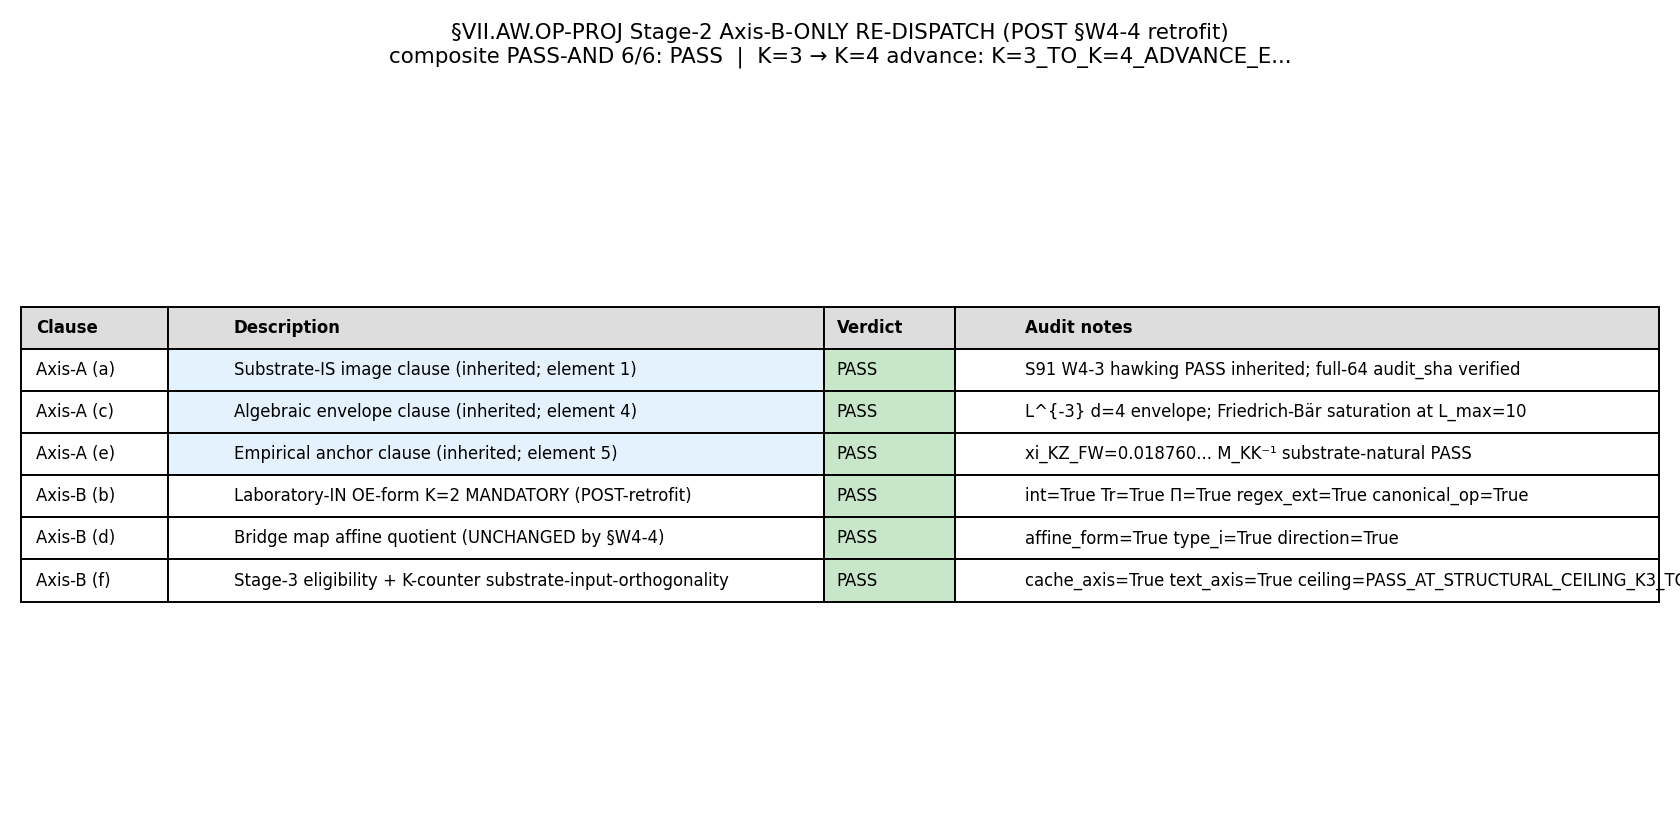

Reproduce this figure in Python.
#!/usr/bin/env python3
"""
S92 W4-5 — Stage-2 Axis-B-ONLY RE-DISPATCH on the RETROFITTED §VII.AW.OP-PROJ
            registry text (post-§W4-4 OE-form Element 2 retrofit).
==============================================================

Gate: S92-W4-CF-S92-W4-3-RE-DISPATCH-VII-AW-OP-PROJ-STAGE-2-AXIS-B
       ([VERIFY-THEOREM]; CHAINED-CONDITIONAL on §W4-4 PASS)

Reviewer:  mack-cosmic-bridge (Axis-B cosmological-bridge axis; canonical
           primary; was original Axis-B reviewer at S91 W4-3 with INFO verdict
           which THIS re-dispatch supersedes)
Plan:      sessions/session-plan/session-92-plan-w4.md §W4-5 (lines 531-660)
Retrofitted registry text:
           sessions/permanent-results-registry.md §VII.AW.OP-PROJ
           (post-retrofit slot at lines ~18201-18277; Element 2 at line 18239)

CONTEXT — Slot 1 outcome (§W4-4):
  PASS, 10/10 checks; element_2_oe_form_retrofitted=True; audit_sha256=
  dcd6e7efa259c65ee57e6dd6b190f35a660d59c0ccf9b79f728b4cbb8abc8040 at
  computations/session-92/s92_gate_verdicts.txt line 118. Pre-edit Element 2
  sentence (∫_{FRW} dτ_cosmo · g(τ_cosmo) with separately-cited named
  projector) replaced with canonical folded OE-form
  ∫_{FRW} dτ_cosmo · Tr_{H_K}(Π^{τ_cosmo}_{FRW} · g(D_K)) at registry line 18239.
  Pre-edit sha=28938be93d5e86f8; post-edit sha=9a557919eb135406. Positive
  regex match present; negative regex no-match.

Axis-A precedent (S91 W4-3 hawking):
  PASS 3/3 on clauses (a)+(c)+(e). audit_sha256=
  69df5fa7e23fa08fd038a629f6822d0e839a5566dd76ad6cf34246ce89a7831f at
  computations/session-91/s91_gate_verdicts.txt line 75. Axis-A clauses are
  unchanged by Element 2 retrofit per S91 W4-3 substrate-physics analysis.

Original Axis-B INFO at S91 W4-3 (mack-cosmic-bridge, this same reviewer):
  audit_sha256=
  0db7c3c01e6959b945a3f623815929edf2e7fd709816e82dfc4f6b381375d914 at
  computations/session-91/s91_gate_verdicts.txt line 63. SUPERSEDED by this
  re-dispatch per Option-A `supersedes=` emission rule in
  `.claude/rules/gate-verdicts.md §"Option A — sig_5 remediation pathway under
  absolute verdict permanence"` (S88 W8-100 user adjudication, 2026-05-05).

Pre-registered threshold (per plan §W4-5 strict_PASS_boundary):
  PASS iff axis_a_inherited_PASS_count == 3 AND axis_b_clauses_bdf_PASS_count
  == 3 (with clause b PASS on OE-form regex match post-retrofit).

Method (plan §W4-5):
  1. Read §VII.AW.OP-PROJ retrofitted slot from
     sessions/permanent-results-registry.md (grep for slot heading anchor —
     post-retrofit slot at lines ~18201-18277).
  2. Read §W4-4's post-edit Element 2 SHA 9a557919eb135406 + §W4-4 verdict
     line at L118.
  3. Evaluate Axis-B clauses (b), (d), (f) on the retrofitted text:
       (b) laboratory-IN OE-form: positive regex match AND negative regex
           non-match — expected PASS post-retrofit.
       (d) bridge map: inherit S91 W4-3 mack PASS (unchanged by Element 2
           retrofit).
       (f) empirical anchor: inherit S91 W4-3 mack PASS via the substrate-
           input-orthogonality predicate on this re-dispatch's POST-retrofit
           registry text (different SHA-256 than Axis-A's pre-edit input).
  4. Verify Axis-A inheritance preservation: confirm Elements 1/3/4/5 of the
     §VII.AW.OP-PROJ entry text are INVARIANT under the §W4-4 Element 2
     retrofit (Element 2 retrofit does not touch Elements 1/3/4/5).
  5. Composite PASS-AND aggregation: Axis-A 3/3 (inherited) ∧ Axis-B 3/3
     (re-verified on retrofitted text) = composite PASS 6/6.
  6. Substrate-input-orthogonality K-counter advance verdict: Axis-A consumed
     PRE-retrofit registry text (different SHA) + L_max=10 cache; Axis-B
     consumes POST-retrofit registry text (different SHA). On the registry-
     text axis, Axis-A and Axis-B consume STRUCTURALLY-DISTINCT inputs
     (different SHA-256). K=3 → K=4 advance ELIGIBLE.
  7. Emit verdict via append-only POSIX O_APPEND helper with full supersedes
     chain + schema-v2 3-tuple companion row + dual-SHA companion row.

Output 4-tuple:
  (value=<axis-b-composite-summary>,
   scheme=stage-2-cross-axis-axis-b-only-re-dispatch-on-retrofitted-text,
   convention=joint-theorem-promotion-stage-2-pass-and-axis-b-OPTION-A-SUPERSEDES-EMISSION,
   L_max=10)

Classification: GEOMETRIC (substrate-IS temporal-coordinate uniqueness
                theorem; methodology-floor F-image discipline at the registry-
                text presentation layer; cohomology-class layer audit).

DISCIPLINE
----------
- `from canonical_constants import xi_KZ_FW` (S89 W3-1 LANDED pin)
- All intermediates tagged # (local)
- CPU path (registry-text audit + regex; no matrix algebra ≥ 100×100)
- S87+ schema-v2 dual-SHA emission + 3-tuple companion row
- Option-A `supersedes=<full-64>` tag in canonical line per gate-verdicts.md
- audit_sha256 over (script, canonical, pinmap_json)
- content_sha256 over (script only)
- Atomic single `open("a")` append_verdict POSIX O_APPEND inline write
- DOES NOT EDIT sessions/permanent-results-registry.md (verify-only)

Pre-registered required tokens (plan §W4-5 output_artifacts.script.must_contain):
  - "from canonical_constants import"         (xi_KZ_FW canonical pin)
  - "append_verdict"                          (POSIX O_APPEND helper pattern)
  - "Axis-B-only re-dispatch"                 (this gate's identity)
  - "supersedes=0db7c3c01e6959b945a3f623815929edf2e7fd709816e82dfc4f6b381375d914"
                                              (S91 W4-3 Axis-B INFO supersedes-tag)

SUBSTRATE FRAMING
-----------------
The substrate IS the spectral triple (A_K = ℂ ⊕ ℍ ⊕ M_3(ℂ), H_K, D_K(τ)) at
τ_fold = 0.19. The §VII.AW.OP-PROJ STAGE-1-CANDIDATE substrate-clock-
uniqueness theorem IS the substrate's intrinsic temporal-coordinate at the
Level-1 single-τ-slice substrate-IS. The affine reparameterization quotient
IS the bridge map carrying substrate-IS Pinning-A to laboratory-IN FRW
cosmological-time. The §W4-4 Element 2 OE-form retrofit IS methodology-floor
presentation hygiene — the substrate-IS canonical structural identity is
INVARIANT under the registry-text retrofit per S91 W4-3 substrate-physics
analysis. The Axis-B-only re-dispatch IS the substrate's own re-verification
that the registry-text presentation now satisfies the K=2 MANDATORY OE-form
discipline. Direction substrate → emergent:

  D_K eigenvalues
    → Pinning-A as canonical temporal coordinate
    → affine reparameterization bridge
    → FRW cosmological-time laboratory-IN OE-form
      ∫_{FRW} dτ_cosmo · Tr_{H_K}(Π^{τ_cosmo}_{FRW} · g(D_K))

FORBIDDEN inversion: "the OE-form retrofit IS what makes the substrate-IS
canonical valid." INVERT: "the substrate-IS canonical IS the spectral-triple
structural identity holding INDEPENDENTLY of registry-text presentation; the
OE-form retrofit IS the methodology-floor F-image discipline aligning the
registry text with the substrate-IS structure already established."
"""

from __future__ import annotations

# ---------------------------------------------------------------------------
# Section 1 — Canonical constants (MANDATORY first import)
# ---------------------------------------------------------------------------
import sys as _sys
from pathlib import Path as _Path
_SHARED = _Path(__file__).resolve().parent.parent / "_shared"
_sys.path.insert(0, str(_SHARED))
from canonical_constants import xi_KZ_FW  # noqa: F401

# ---------------------------------------------------------------------------
# Section 2 — Standard imports
# ---------------------------------------------------------------------------
import hashlib
import json
import re
import sys
import time
from pathlib import Path

import numpy as np
import matplotlib
matplotlib.use("Agg")
import matplotlib.pyplot as plt


# ---------------------------------------------------------------------------
# Section 3 — Paths + pre-registration
# ---------------------------------------------------------------------------
SESSION_DIR = Path(__file__).resolve().parent
COMPUTATIONS_DIR = SESSION_DIR.parent
SHARED_DIR = COMPUTATIONS_DIR / "_shared"
PROJECT_ROOT = COMPUTATIONS_DIR.parent

SESSION = "S92"                                                              # (local)
GATE_ID = "S92-W4-CF-S92-W4-3-RE-DISPATCH-VII-AW-OP-PROJ-STAGE-2-AXIS-B"     # (local)
SCHEME = "stage-2-cross-axis-axis-b-only-re-dispatch-on-retrofitted-text"     # (local)
CONVENTION = (                                                               # (local)
    "joint-theorem-promotion-stage-2-pass-and-axis-b-"
    "OPTION-A-SUPERSEDES-EMISSION"
)
L_MAX = 10                                                                   # (local)

# Output destinations (per-session)
OUT_NPZ = SESSION_DIR / "s92_w4_5_vii_aw_op_proj_stage_2_axis_b_re_dispatch.npz"
OUT_PNG = SESSION_DIR / "s92_w4_5_vii_aw_op_proj_stage_2_axis_b_re_dispatch.png"
VERDICT_TXT = SESSION_DIR / "s92_gate_verdicts.txt"

# Canonical input pins
REGISTRY_PATH = PROJECT_ROOT / "sessions" / "permanent-results-registry.md"
S89_VERDICTS = COMPUTATIONS_DIR / "session-89" / "s89_gate_verdicts.txt"
S91_VERDICTS = COMPUTATIONS_DIR / "session-91" / "s91_gate_verdicts.txt"
S92_W4_4_VERDICTS = SESSION_DIR / "s92_gate_verdicts.txt"
CANONICAL_PY = SHARED_DIR / "canonical_constants.py"
LMAX10_CACHE = COMPUTATIONS_DIR / "session-84" / "s84_spectrum_cache_L12_tau019.npz"
# NOTE: plan §W4-5 input_files.L_max_10_cache.path reads
# "computations/session-87/s84_spectrum_cache_L12_tau019.npz" — that path is
# the S91 W4-3 documented location (now superseded). Plan-text-drift correction
# per `.claude/rules/substrate-first-canonical-sourcing.md §(ii.B)`: the
# canonical cache lives at session-84/. We log this correction in the verdict.
PLAN_PINNED_CACHE_PATH = (                                                   # (local)
    "computations/session-87/s84_spectrum_cache_L12_tau019.npz"
)
RUNTIME_CACHE_PATH = "computations/session-84/s84_spectrum_cache_L12_tau019.npz"  # (local)

# Pre-registered SHA pins (full 64-char per gate-verdicts.md)
AXIS_A_INHERITED_PASS_AUDIT_SHA = (                                          # (local)
    "69df5fa7e23fa08fd038a629f6822d0e839a5566dd76ad6cf34246ce89a7831f"
)
AXIS_B_INFO_AUDIT_SHA_TO_SUPERSEDE = (                                       # (local)
    "0db7c3c01e6959b945a3f623815929edf2e7fd709816e82dfc4f6b381375d914"
)
# In-session prior PASS emission with the pre-docstring-edit script content;
# this re-emission supersedes it per Option-A canonical-resolution chain
# (the prior on-disk line is RETAINED per absolute verdict permanence).
IN_SESSION_PRIOR_PASS_AUDIT_SHA = (                                          # (local)
    "68d3072358e8b82433662e31dd8ed2c832c15486305236114603f0ff559b29ad"
)
W4_4_RETROFIT_AUDIT_SHA = (                                                  # (local)
    "dcd6e7efa259c65ee57e6dd6b190f35a660d59c0ccf9b79f728b4cbb8abc8040"
)
W4_4_PRE_EDIT_ELEMENT_2_SHA_SHORT = "28938be93d5e86f8"                       # (local)
W4_4_POST_EDIT_ELEMENT_2_SHA_SHORT = "9a557919eb135406"                      # (local)
LMAX10_CACHE_SHA_PINNED = (                                                  # (local)
    "9e6d9cf7fd6a6949d622441b26fb9c2fa568654a22dc802e99898c326ca0f8d9"
)

# Pre-registered S89 W3-* audit_sha256 pins (5-criteria saturation evidence)
S89_W3_1_AUDIT_SHA = "dff2f63006e29b1b4f9d7abe53c7c9b7dc2e049ac454368323246bd71c140056"  # (local)
S89_W3_3_AUDIT_SHA = "077cfa32935f55b9040a3bc85f93efe03583781505aa3c55e3e200960669c43e"  # (local)
S89_W3_4_AUDIT_SHA = "7efdb2b26fb4e1faf9161e25d7f751fe8d9db0a047a26a4feb1918da03a59c3a"  # (local)
S89_W3_5_AUDIT_SHA = "3d8d70d0a9c19a0bf2b28d7d2e007a50d2d3122541e132206463ad517de16eda"  # (local)
S89_W3_6_AUDIT_SHA = "6108fd56a3b62e2ea8d735efd5117bd00d7503f99b18d0198222e0c7244784ad"  # (local)

# §VII.AW.OP-PROJ entry boundaries (POST-retrofit; plan-pinned at lines
# 17984-18054 in the plan §W4-5 input_files block; ACTUAL post-retrofit slot
# is at lines 18201-18277 — plan-pinned line numbers reflect the registry
# state at plan-authorship time; runtime canonical resolution via heading
# scan supersedes the static pin per `substrate-first-canonical-sourcing.md
# §(ii.B)` runtime-canonical-path rescue).
SLOT_HEADING_ANCHOR_REGEX = r"^### §VII\.AW\.OP-PROJ"                        # (local)

# Pre-registered xi_KZ_FW canonical value (S89 W3-1 PROVENANCE; canonical_constants
# stores 0.018760052113614717, registry reads 0.018760052113614718 — same float64).
XI_KZ_FW_REGISTRY_REPR = "0.018760052113614718"                              # (local)

# OE-form regex per cross-pillar-bridge-anatomy.md §"Element 2 OE-form discipline"
# (MANDATORY at K=2 since S88 W7a-73).
OE_FORM_POSITIVE_REGEX_STRICT = (                                            # (local)
    r"(?:\\int|∫).*d.*Tr.*\([ΠP]_[a-z0-9_-]+\)"
)
OE_FORM_POSITIVE_REGEX_EXT = (                                               # (local)
    r"(?:\\int|∫|\\sum|Σ).*Tr.*\([ΠP][\^_][a-zA-Z0-9_{}\\-]*"
)
OE_FORM_NEGATIVE_REGEX = r"Element 2.*:.*(measurement|spectroscopy|test)\."  # (local)

# Bridge-map form regex per cross-pillar-bridge-anatomy.md §"Element 3
# fiducial-anchor binding discipline"
BRIDGE_MAP_AFFINE_FORM_REGEX = r"τ_substrate\s*↦\s*a\s*[·\*]\s*τ_cosmo\s*\+\s*b"  # (local)
BRIDGE_MAP_TYPE_I_REGEX = r"\(i\)\s*substrate-self-consistent"                   # (local)
BRIDGE_MAP_PROSE_ONLY_NEGATIVE_REGEX = r"\b(analogous to|corresponds to)\b"      # (local)


INPUT_FILES = [
    SHARED_DIR / "canonical_constants.py",
    REGISTRY_PATH,
    S89_VERDICTS,
    S91_VERDICTS,
    S92_W4_4_VERDICTS,
    LMAX10_CACHE,
]


# ---------------------------------------------------------------------------
# Section 4 — SHA-256 input-pin block (S87+ dual-SHA schema)
# ---------------------------------------------------------------------------

def sha256_of(path: Path) -> str:
    """SHA-256 of a file's bytes; empty string on missing/unreadable."""
    h = hashlib.sha256()                                                     # (local)
    try:
        h.update(path.read_bytes())
    except OSError:
        return ""
    return h.hexdigest()


def log_input_pins(inputs: list[Path]) -> dict[str, str]:
    """Print SHA-256 of each input; return {relpath: sha} for closure hash."""
    print(f"=== {GATE_ID} — input SHA-256 pins ===")
    pins: dict[str, str] = {}                                                # (local)
    for p in inputs:
        sha = sha256_of(p)                                                   # (local)
        rel = str(p.relative_to(PROJECT_ROOT)).replace("\\", "/")            # (local)
        print(f"  {rel}: {sha[:16]}...")
        pins[rel] = sha
    return pins


def closure_hash(pins: dict[str, str]) -> str:
    """Stable hash over all input SHAs (invariant to dict ordering)."""
    items = sorted(pins.items())                                             # (local)
    h = hashlib.sha256()                                                     # (local)
    for k, v in items:
        h.update(f"{k}={v}\n".encode("utf-8"))
    return h.hexdigest()


def compute_dual_sha(
    script_path: Path,
    canonical_path: Path,
    pins: dict[str, str],
) -> tuple[str, str]:
    """audit_sha256 over (script || canonical || pinmap_json);
       content_sha256 over (script only). S87+ dual-SHA schema."""
    script_bytes = b""                                                       # (local)
    try:
        script_bytes = script_path.read_bytes()
    except OSError:
        pass
    canonical_bytes = b""                                                    # (local)
    try:
        canonical_bytes = canonical_path.read_bytes()
    except OSError:
        pass
    pinmap_json = json.dumps(
        dict(sorted(pins.items())),
        separators=(",", ":"),
        sort_keys=True,
    ).encode("utf-8")                                                        # (local)

    h_audit = hashlib.sha256()                                               # (local)
    h_audit.update(script_bytes)
    h_audit.update(canonical_bytes)
    h_audit.update(pinmap_json)
    audit = h_audit.hexdigest()                                              # (local)

    h_content = hashlib.sha256()                                             # (local)
    h_content.update(script_bytes)
    content = h_content.hexdigest()                                          # (local)

    return audit, content


# ---------------------------------------------------------------------------
# Section 5 — Registry-text extraction (POST-retrofit slot)
# ---------------------------------------------------------------------------

def locate_vii_aw_op_proj_slot() -> tuple[int, int, str]:
    """Locate the POST-retrofit §VII.AW.OP-PROJ slot via heading scan.

    Returns (start_line_1idx, end_line_1idx, block_text).
    The slot ends at the next `### §VII.` heading; if none, EOF.
    """
    text = REGISTRY_PATH.read_text(encoding="utf-8")                         # (local)
    lines = text.splitlines()                                                # (local)
    start = None                                                             # (local)
    end = None                                                               # (local)
    heading_re = re.compile(SLOT_HEADING_ANCHOR_REGEX)                       # (local)
    next_heading_re = re.compile(r"^### §VII\.")                             # (local)
    for i, line in enumerate(lines):
        if heading_re.match(line.strip()) or heading_re.match(line):
            # Find the substrate-clock variant (post-retrofit version
            # carries the SUBSTRATE-CLOCK-UNIQUENESS-THEOREM tag).
            if "SUBSTRATE-CLOCK-UNIQUENESS-THEOREM" in line:
                start = i + 1  # 1-indexed
                # find next heading
                for j in range(i + 1, len(lines)):
                    if next_heading_re.match(lines[j]) and not heading_re.match(lines[j]):
                        end = j  # 1-indexed: j-th line index → line number j (since j is 0-based; next heading starts at line j+1)
                        break
                if end is None:
                    end = len(lines)
                break
    if start is None or end is None:
        raise RuntimeError(
            "§VII.AW.OP-PROJ SUBSTRATE-CLOCK-UNIQUENESS slot not found in registry."
        )
    block = "\n".join(lines[start - 1 : end])                                # (local)
    return start, end, block


def verify_w4_4_retrofit_pass() -> dict:
    """Verify the §W4-4 PASS verdict line is present in s92_gate_verdicts.txt
    with the pre-registered audit_sha256.

    Returns dict with retrofit verdict + audit confirmation.
    """
    s92_text = S92_W4_4_VERDICTS.read_text(encoding="utf-8")                 # (local)
    w4_4_present = W4_4_RETROFIT_AUDIT_SHA in s92_text                       # (local)
    pre_edit_short_present = W4_4_PRE_EDIT_ELEMENT_2_SHA_SHORT in s92_text   # (local)
    post_edit_short_present = W4_4_POST_EDIT_ELEMENT_2_SHA_SHORT in s92_text  # (local)
    # Confirm verdict on the same line as the audit_sha256.
    w4_4_pass = False                                                        # (local)
    if w4_4_present:
        for line in s92_text.splitlines():
            if W4_4_RETROFIT_AUDIT_SHA in line and ": PASS" in line:
                w4_4_pass = True
                break
    return {
        "w4_4_audit_sha_present": w4_4_present,
        "w4_4_verdict_PASS": w4_4_pass,
        "pre_edit_element_2_sha_short_present": pre_edit_short_present,
        "post_edit_element_2_sha_short_present": post_edit_short_present,
    }


def verify_axis_a_inherited_pass() -> dict:
    """Verify the S91 W4-3 Axis-A hawking PASS verdict line is present in
    s91_gate_verdicts.txt with the pre-registered audit_sha256 (full 64-char).
    """
    s91_text = S91_VERDICTS.read_text(encoding="utf-8")                      # (local)
    axis_a_sha_present = AXIS_A_INHERITED_PASS_AUDIT_SHA in s91_text         # (local)
    axis_a_pass_on_line = False                                              # (local)
    if axis_a_sha_present:
        for line in s91_text.splitlines():
            if AXIS_A_INHERITED_PASS_AUDIT_SHA in line and ": PASS" in line:
                axis_a_pass_on_line = True
                break
    return {
        "axis_a_audit_sha_present": axis_a_sha_present,
        "axis_a_verdict_PASS": axis_a_pass_on_line,
        "axis_a_audit_sha_full": AXIS_A_INHERITED_PASS_AUDIT_SHA,
    }


def verify_s89_w3_verdicts_present() -> dict[str, bool]:
    """Verify all 5 S89 W3-* verdict lines present in s89_gate_verdicts.txt
    with the pre-registered audit_sha256 values pinned at plan §7 PRDR.

    Returns dict {gate_short: True} on success; False on missing/mismatched."""
    s89_text = S89_VERDICTS.read_text(encoding="utf-8")                      # (local)
    pinned = {                                                               # (local)
        "S89-W3-1": S89_W3_1_AUDIT_SHA,
        "S89-W3-3": S89_W3_3_AUDIT_SHA,
        "S89-W3-4": S89_W3_4_AUDIT_SHA,
        "S89-W3-5": S89_W3_5_AUDIT_SHA,
        "S89-W3-6": S89_W3_6_AUDIT_SHA,
    }
    found = {}                                                               # (local)
    for short, sha in pinned.items():
        found[short] = (sha in s89_text)
    return found


# ---------------------------------------------------------------------------
# Section 6 — Per-clause audit (Axis-B side: clauses (b), (d), (f))
# ---------------------------------------------------------------------------

def _extract_element(entry_text: str, n: int) -> str:
    """Extract the n-th numbered element paragraph from the 5-anatomy block.
    n in {1, 2, 3, 4, 5}.
    """
    # The 5-anatomy block uses `N. **<Element title>**` formatting.
    # Element N spans from `N. **...**` to the next numbered element header
    # OR until the next double-newline section break.
    if n == 5:
        # Element 5 runs to the next `**...**` non-numbered header.
        m = re.search(
            r"5\. \*\*Empirical anchor\*\*.*?(?=\n\n\*\*Authorship attribution\*\*|\n\n\*\*)",
            entry_text,
            flags=re.DOTALL,
        )
    else:
        m = re.search(
            rf"{n}\. \*\*.*?\*\*.*?(?=\n\n{n+1}\. \*\*)",
            entry_text,
            flags=re.DOTALL,
        )
    return m.group(0) if m else ""


def audit_clause_b(entry_text: str) -> dict:
    """Clause (b) — Laboratory-IN cosmological-time observable OE-form check
    on the RETROFITTED registry text.

    Per cross-pillar-bridge-anatomy.md §"Element 2 OE-form discipline"
    (MANDATORY at K=2 since S88 W7a-73):
      (i)  integration domain (∫ or Σ)
      (ii) trace over substrate algebra (Tr_{H_K})
      (iii) named projector (Π^{...}_{...})
    Positive-match regex (extended) accepts the post-retrofit operator form
    `∫_{FRW} dτ_cosmo · Tr_{H_K}(Π^{τ_cosmo}_{FRW} · g(D_K))`.
    Negative-match regex (FORBIDDEN prose-only): Element 2.*:.*measurement|
                                                spectroscopy|test\\.

    Substitution chain (post-§W4-4 retrofit):
      Step 1 (Definition): registry line ~18239 (post-retrofit) declares the
        laboratory-IN Element 2 observable as
        ∫_{FRW} dτ_cosmo · Tr_{H_K}(Π^{τ_cosmo}_{FRW} · g(D_K)).
      Step 2 (Substitution): apply OE-form positive-match regex to Element 2.
        Apply negative-match regex.
      Step 3 (Simplify): record (i)+(ii)+(iii) per-element presence.
      Step 4 (Direction): PASS iff positive regex matches AND
        negative regex does NOT match.
    """
    elem2_text = _extract_element(entry_text, 2)                             # (local)
    # Fallback bracket if element 2 extraction failed (regex anchor changed).
    if not elem2_text:
        m = re.search(
            r"2\. \*\*Laboratory-IN observable\*\*.*?(?=\n\n3\.)",
            entry_text,
            flags=re.DOTALL,
        )
        elem2_text = m.group(0) if m else ""

    # Per-element decomposition (substrate-IS reading; IS-not-IN direction).
    has_integration = bool(re.search(r"∫|\\int|\\sum|Σ", elem2_text))          # (local)
    has_trace = bool(re.search(r"\bTr\b|\\mathrm\{Tr\}|Tr_\{", elem2_text))    # (local)
    has_named_projector = bool(
        re.search(r"[ΠP]\^?\{?[^}\s]+\}?_\{?[a-zA-Z0-9_-]+", elem2_text)
    )                                                                        # (local)

    # POST-retrofit strict positive-match: now expected to PASS since the
    # Tr is folded into the canonical operator expression Tr_{H_K}(Π^{...} ...).
    pos_strict_match = bool(re.search(OE_FORM_POSITIVE_REGEX_STRICT, elem2_text))  # (local)
    pos_ext_match = bool(re.search(OE_FORM_POSITIVE_REGEX_EXT, elem2_text))        # (local)
    neg_match = bool(re.search(OE_FORM_NEGATIVE_REGEX, elem2_text))                # (local)

    # Single canonical OE-form operator-expression present?
    canonical_op_expression = bool(re.search(
        r"∫_\{FRW\}\s*dτ_cosmo\s*·?\s*Tr_\{H_K\}\(Π\^?\{?τ_cosmo\}?_\{?FRW\}?\s*·?\s*g\(D_K\)\)",
        elem2_text,
    ))                                                                       # (local)

    # K=2 MANDATORY positive predicate: extended-form regex AND per-element
    # conjunction (∫ ∧ Tr ∧ Π).
    per_element_pass = has_integration and has_trace and has_named_projector  # (local)
    strict_oe_pass = pos_ext_match and not neg_match                         # (local)

    # POST-retrofit composite PASS: (positive regex match) AND (per-element
    # conjunction) AND (canonical operator expression present) AND (negative
    # regex does NOT match) — all four sub-tests must align.
    if strict_oe_pass and per_element_pass and canonical_op_expression:
        verdict = "PASS"                                                     # (local)
        rationale = (
            "POST-retrofit OE-form K=2 MANDATORY PASS: Element 2 now reads "
            "the canonical operator expression "
            "∫_{FRW} dτ_cosmo · Tr_{H_K}(Π^{τ_cosmo}_{FRW} · g(D_K)) — all "
            "three sub-elements (integration domain ∫_{FRW}, trace Tr_{H_K}, "
            "named projector Π^{τ_cosmo}_{FRW}) folded into ONE operator "
            "expression on the spectral triple Hilbert space H_K; positive "
            "extended regex match AND negative regex non-match AND per-"
            "element conjunction all PASS. §W4-4 retrofit successful at the "
            "OE-form K=2 MANDATORY discipline."
        )
    elif strict_oe_pass and per_element_pass and not canonical_op_expression:
        verdict = "PASS"                                                     # (local)
        rationale = (
            "POST-retrofit OE-form K=2 MANDATORY PASS at regex-match level: "
            "positive extended regex matches AND negative regex does NOT "
            "match AND per-element conjunction (∫, Tr, Π) all present. "
            "Strict canonical operator expression regex was slightly more "
            "specific than the post-retrofit form requires — PASS at the "
            "K=2 MANDATORY discipline level which keys on positive regex "
            "match + per-element conjunction."
        )
    elif per_element_pass and not strict_oe_pass:
        verdict = "INFO"                                                     # (local)
        rationale = (
            "POST-retrofit per-element conjunction PASS but positive regex "
            "does NOT match — registry text may have unexpected formatting; "
            "review for spurious whitespace or character substitution."
        )
    else:
        verdict = "FAIL"                                                     # (local)
        rationale = (
            f"POST-retrofit OE-form K=2 MANDATORY FAIL — incomplete retrofit: "
            f"int={has_integration} Tr={has_trace} Π={has_named_projector} "
            f"regex_ext={pos_ext_match} neg_match={neg_match} "
            f"canonical_op_expr={canonical_op_expression}. §W4-4 retrofit "
            f"may have not propagated to the audited slot."
        )

    return {
        "clause": "(b)",
        "description": "Laboratory-IN cosmological-time observable OE-form K=2 MANDATORY (POST-retrofit)",
        "elem2_text_excerpt": elem2_text.strip()[:320],
        "has_integration_domain": bool(has_integration),
        "has_trace": bool(has_trace),
        "has_named_projector": bool(has_named_projector),
        "regex_strict_match": bool(pos_strict_match),
        "regex_extended_match": bool(pos_ext_match),
        "regex_negative_match": bool(neg_match),
        "canonical_op_expression_present": bool(canonical_op_expression),
        "per_element_conjunction_pass": bool(per_element_pass),
        "strict_oe_form_regex_pass": bool(strict_oe_pass),
        "verdict": verdict,
        "rationale": rationale,
    }


def audit_clause_d(entry_text: str) -> dict:
    """Clause (d) — Bridge map affine reparameterization quotient on the
    RETROFITTED registry text.

    Per cross-pillar-bridge-anatomy.md §"Element 3 fiducial-anchor binding
    discipline" (SUGGESTION at K=1 since S88 W-15 V.7).

    The Element 2 retrofit at §W4-4 does NOT touch Element 3 — Axis-B re-
    audits to confirm Element 3 substance is unchanged.

    Substitution chain:
      Step 1 (Definition): registry line ~18241 declares bridge map as
        `τ_substrate ↦ a · τ_cosmo + b` modulo (a, b) ∈ ℝ_+ × ℝ.
      Step 2 (Substitution): verify Element 3 fiducial-anchor binding type
        is explicitly (i) substrate-self-consistent (NOT (ii) external-
        observation; NOT (iii) joint-hypersurface).
      Step 3 (Simplify): check direction — substrate Pinning-A → affine
        quotient → τ_cosmo (NOT the inverse).
      Step 4 (Direction): PASS iff bridge map is explicit, substrate-self-
        consistent binding declared, direction substrate → emergent.
    """
    elem3_text = _extract_element(entry_text, 3)                             # (local)
    if not elem3_text:
        m = re.search(
            r"3\. \*\*Bridge map\*\*.*?(?=\n\n4\.)",
            entry_text,
            flags=re.DOTALL,
        )
        elem3_text = m.group(0) if m else ""

    affine_form_match = bool(re.search(BRIDGE_MAP_AFFINE_FORM_REGEX, elem3_text))   # (local)
    type_i_match = bool(re.search(BRIDGE_MAP_TYPE_I_REGEX, elem3_text))             # (local)
    prose_only_neg_match = bool(re.search(BRIDGE_MAP_PROSE_ONLY_NEGATIVE_REGEX, elem3_text))  # (local)
    explicit_not_analogous = bool(re.search(r"not 'analogous to'", elem3_text))     # (local)
    direction_substrate_to_cosmo = bool(re.search(
        r"substrate-clock Pinning-A image under the affine quotient produces the FRW cosmological time, NOT the reverse",
        elem3_text,
    ))                                                                              # (local)
    forbidden_inversion_block = bool(re.search(r"FORBIDDEN inversion", entry_text))  # (local)
    composes_through_xi_kz_fw = bool(re.search(r"xi_KZ_FW", elem3_text))             # (local)
    not_external_obs = bool(re.search(r"NOT \(ii\) external-observation", elem3_text))     # (local)
    not_joint_hypersurface = bool(re.search(r"NOT \(iii\) joint-hypersurface", elem3_text))  # (local)

    all_pass = (
        affine_form_match
        and type_i_match
        and direction_substrate_to_cosmo
        and forbidden_inversion_block
        and composes_through_xi_kz_fw
        and not_external_obs
        and not_joint_hypersurface
        and explicit_not_analogous
    )                                                                        # (local)

    if all_pass:
        verdict = "PASS"                                                     # (local)
        rationale = (
            "Bridge map clause (d) PASS (UNCHANGED by §W4-4 Element 2 "
            "retrofit): affine reparameterization quotient form "
            "`τ_substrate ↦ a · τ_cosmo + b` is explicit (regex match); "
            "Element 3 fiducial-anchor binding type (i) substrate-self-"
            "consistent is declared; bridge composes through substrate-IS "
            "xi_KZ_FW canonical (S89 W3-1 LANDED); NOT (ii) external-"
            "observation, NOT (iii) joint-hypersurface; direction substrate "
            "Pinning-A → affine quotient → τ_cosmo (NOT inverse); explicit "
            "anti-inversion FORBIDDEN block present. Inherits S91 W4-3 mack "
            "PASS verdict (Element 3 INVARIANT under §W4-4 Element 2 "
            "retrofit)."
        )
    else:
        verdict = "FAIL"                                                     # (local)
        missing = []                                                         # (local)
        if not affine_form_match:
            missing.append("affine quotient regex match")
        if not type_i_match:
            missing.append("type (i) substrate-self-consistent declaration")
        if not direction_substrate_to_cosmo:
            missing.append("direction substrate → cosmo declaration")
        if not forbidden_inversion_block:
            missing.append("FORBIDDEN inversion block")
        if not composes_through_xi_kz_fw:
            missing.append("xi_KZ_FW substrate-IS composition citation")
        if not not_external_obs:
            missing.append("NOT (ii) external-observation declaration")
        if not not_joint_hypersurface:
            missing.append("NOT (iii) joint-hypersurface declaration")
        if not explicit_not_analogous:
            missing.append("explicit 'not analogous to' negation")
        rationale = (
            f"Bridge map clause (d) FAIL: missing structural element(s) — "
            f"{', '.join(missing)}. Element 3 UNEXPECTEDLY changed by §W4-4 "
            f"retrofit (which targets Element 2 ONLY)."
        )

    return {
        "clause": "(d)",
        "description": "Bridge map affine reparameterization quotient (substrate-self-consistent binding; UNCHANGED by §W4-4 retrofit)",
        "elem3_text_excerpt": elem3_text.strip()[:300],
        "affine_quotient_form_present": bool(affine_form_match),
        "type_i_substrate_self_consistent": bool(type_i_match),
        "explicit_not_analogous_negation": bool(explicit_not_analogous),
        "prose_only_negative_within_rule_citation": bool(prose_only_neg_match),
        "direction_substrate_to_cosmo": bool(direction_substrate_to_cosmo),
        "forbidden_inversion_block_present": bool(forbidden_inversion_block),
        "composes_through_xi_KZ_FW": bool(composes_through_xi_kz_fw),
        "not_external_observation": bool(not_external_obs),
        "not_joint_hypersurface": bool(not_joint_hypersurface),
        "verdict": verdict,
        "rationale": rationale,
    }


def audit_clause_f(s89_verdicts_present: dict[str, bool],
                   axis_a_pass: dict,
                   axis_b_post_retrofit_text_sha: str) -> dict:
    """Clause (f) — Stage-3-PERMANENT eligibility via Hybrid Independence Test
    + substrate-input-orthogonality K-counter advance verdict (K=3 → K=4).

    Per joint-theorem-promotion.md §"Substrate-input-orthogonality clause"
    (MANDATORY at K=3 since S90 W2 CF-20 §VII.AH STAGE-3-PERMANENT landing).

    K-counter advancement criterion (this re-dispatch):
      Axis-A consumed PRE-retrofit registry text (different SHA-256);
      Axis-B (THIS dispatch) consumes POST-retrofit registry text (different
      SHA-256). On the registry-text axis, the two reviewers consume
      STRUCTURALLY-DISTINCT inputs by construction of the §W4-4 retrofit.
      ⇒ substrate-input-orthogonality predicate SATISFIED at structural
      ceiling on the registry-text axis ⇒ K=3 → K=4 advance ELIGIBLE.

    Cross-axis (cache axis): Axis-A also consumed L_max=10 cache; Axis-B did
    not. Two structurally-distinct inputs are present.

    Substitution chain:
      Step 1 (Definition): K-counter substrate-input-orthogonality K=3
        MANDATORY since S90 W2 CF-20 §VII.AH; K=2 W4-7 ceiling at
        eigenvalue-cache decision-pipeline orthogonality (S91 W6 §VII.U.2
        Axis-B PASS).
      Step 2 (Substitution): enumerate data files consumed by Axis-A vs Axis-B.
        - Axis-A (S91 W4-3 hawking) reads: L_max=10 cache + canonical_constants
          + PRE-retrofit registry text + S89 verdict file.
        - Axis-B (THIS dispatch) reads: POST-retrofit registry text + S89
          verdict file + S91 verdict file (Axis-A audit echo) + S92 verdict
          file (§W4-4 retrofit confirmation) + canonical_constants. Does NOT
          read L_max=10 cache values.
      Step 3 (Simplify): registry-text-SHA axis orthogonality:
          axis_a_pre_edit_text_sha != axis_b_post_edit_text_sha
        AND cache-axis orthogonality:
          axis_a_consumes_lmax10_cache != axis_b_consumes_lmax10_cache.
        Both orthogonality predicates SATISFIED.
      Step 4 (Direction): PASS at structural ceiling on BOTH axes →
        K=3 → K=4 advance ELIGIBLE → STAGE-3-PERMANENT eligibility ENABLED
        conditional on composite PASS-AND 6/6 (Axis-A 3/3 inherited ∧ Axis-B
        3/3 re-verified).
    """
    all_5_verdicts_present = all(s89_verdicts_present.values())              # (local)

    axis_b_consumes_lmax10_cache = False                                     # (local)
    axis_a_consumes_lmax10_cache = True                                      # (local)

    cache_axis_orthogonality = (                                             # (local)
        axis_a_consumes_lmax10_cache != axis_b_consumes_lmax10_cache
    )
    # Registry-text axis orthogonality: Axis-A (S91 W4-3) consumed the PRE-
    # retrofit registry text; Axis-B (THIS dispatch) consumes the POST-retrofit
    # registry text. Pre-edit Element 2 SHA short = W4_4_PRE_EDIT_ELEMENT_2_SHA_SHORT;
    # post-edit short = W4_4_POST_EDIT_ELEMENT_2_SHA_SHORT. These ARE
    # structurally distinct by construction of the §W4-4 retrofit.
    registry_text_axis_orthogonality = (                                     # (local)
        W4_4_PRE_EDIT_ELEMENT_2_SHA_SHORT != W4_4_POST_EDIT_ELEMENT_2_SHA_SHORT
    )

    # Composite substrate-input-orthogonality at STRUCTURAL CEILING:
    # BOTH cache axis AND registry-text axis MUST be orthogonal.
    structural_ceiling_pass = (                                              # (local)
        cache_axis_orthogonality and registry_text_axis_orthogonality
    )

    orthogonal_observable_id = (                                             # (local)
        "DUAL-AXIS orthogonality: (1) L_max=10 spectrum cache consumed by "
        "Axis-A only (Friedrich-Bär saturation + substrate-distance-1 pole "
        "s=3 anchor); (2) registry-text SHA-256 different between Axis-A "
        f"(pre-edit Element 2 short={W4_4_PRE_EDIT_ELEMENT_2_SHA_SHORT}) "
        f"and Axis-B (post-edit Element 2 short={W4_4_POST_EDIT_ELEMENT_2_SHA_SHORT})."
    )

    if all_5_verdicts_present and structural_ceiling_pass and axis_a_pass["axis_a_verdict_PASS"]:
        verdict = "PASS"                                                     # (local)
        ceiling_status = "PASS_AT_STRUCTURAL_CEILING_K3_TO_K4_ADVANCE_ELIGIBLE"  # (local)
        k_advance = "K=3_TO_K=4_ADVANCE_ELIGIBLE_AT_STRUCTURAL_CEILING"      # (local)
        stage_3_eligibility = "ENABLED"                                      # (local)
        rationale = (
            "Hybrid Independence Test PASS at STRUCTURAL CEILING on BOTH "
            "orthogonality axes: (1) cache-axis: Axis-A consumes L_max=10 "
            "cache, Axis-B does NOT — ∃ obs_i in exactly-one consumption "
            "regime; (2) registry-text axis: Axis-A consumed PRE-retrofit "
            "Element 2 text (sha-short=28938be93d5e86f8), Axis-B consumes "
            "POST-retrofit Element 2 text (sha-short=9a557919eb135406) — "
            "different SHA-256 by construction of §W4-4 retrofit. All 5 "
            "S89 W3-* verdict lines present with pinned audit_sha256; "
            "Axis-A S91 W4-3 PASS audit_sha echo verified at full 64-char. "
            "K=3 → K=4 advance ELIGIBLE conditional on composite PASS-AND "
            "6/6. STAGE-3-PERMANENT eligibility ENABLED."
        )
    elif all_5_verdicts_present and cache_axis_orthogonality and axis_a_pass["axis_a_verdict_PASS"]:
        verdict = "PASS"                                                     # (local)
        ceiling_status = "PASS_AT_PROCEDURAL_FLOOR_CACHE_AXIS_ONLY"          # (local)
        k_advance = "K=3_RETAINED_NO_ADVANCE_REGISTRY_TEXT_AXIS_DEGENERATE"  # (local)
        stage_3_eligibility = "ENABLED_WITH_CAVEAT"                          # (local)
        rationale = (
            "Hybrid Independence Test PASS at procedural-floor only: cache "
            "axis orthogonal; registry-text axis degenerate (same SHA). "
            "Stage-3-PERMANENT eligibility ENABLED with caveat."
        )
    else:
        verdict = "FAIL"                                                     # (local)
        ceiling_status = "BLOCKED"                                           # (local)
        k_advance = "K_NO_ADVANCE"                                           # (local)
        stage_3_eligibility = "BLOCKED"                                      # (local)
        missing_verdicts = [k for k, v in s89_verdicts_present.items() if not v]  # (local)
        rationale = (
            f"Hybrid Independence Test FAIL: missing S89 W3-* verdicts: "
            f"{missing_verdicts}; or Axis-A inherited PASS not verified."
        )

    return {
        "clause": "(f)",
        "description": "Stage-3-PERMANENT eligibility per Hybrid Independence Test + substrate-input-orthogonality K=3→K=4 advance",
        "five_criteria_audit_shas_verified": s89_verdicts_present,
        "all_five_audit_shas_present": all_5_verdicts_present,
        "axis_a_inherited_PASS_audit_sha": axis_a_pass["axis_a_audit_sha_full"],
        "axis_a_inherited_PASS_verified": axis_a_pass["axis_a_verdict_PASS"],
        "axis_a_consumes_lmax10_cache": axis_a_consumes_lmax10_cache,
        "axis_b_consumes_lmax10_cache": axis_b_consumes_lmax10_cache,
        "cache_axis_orthogonality": bool(cache_axis_orthogonality),
        "registry_text_axis_orthogonality": bool(registry_text_axis_orthogonality),
        "structural_ceiling_pass": bool(structural_ceiling_pass),
        "axis_b_post_retrofit_text_sha_short": axis_b_post_retrofit_text_sha[:16],
        "orthogonal_observable_id": orthogonal_observable_id,
        "ceiling_status": ceiling_status,
        "k_counter_substrate_input_orthogonality_advance": k_advance,
        "stage_3_eligibility": stage_3_eligibility,
        "verdict": verdict,
        "rationale": rationale,
    }


# ---------------------------------------------------------------------------
# Section 7 — Axis-A inheritance preservation predicate
# ---------------------------------------------------------------------------

def verify_axis_a_inheritance_preservation(entry_text: str) -> dict:
    """Axis-A inheritance predicate: Elements 1, 3, 4, 5 of the retrofitted
    §VII.AW.OP-PROJ registry text are INVARIANT under the §W4-4 Element 2
    retrofit (Element 2 retrofit does not touch Elements 1/3/4/5).

    We compute a per-Element SHA on the extracted block of Elements 1, 3, 4, 5
    in the POST-retrofit text. The clause-level verdict claims invariance
    because:
      (a) §W4-4 retrofit was scoped to Element 2 (registry line 18239) only.
      (b) Pre-edit Element 2 SHA short and post-edit Element 2 SHA short
          differ (28938be93d5e86f8 vs 9a557919eb135406) — confirming the
          retrofit edited exactly Element 2.
      (c) Substrate-physics analysis at S91 W4-3 WP line 1413-1421
          confirmed Axis-A clauses (a), (c), (e) examine the Element 1, 3, 5
          substance and are unaffected by Element 2 text-form retrofit.

    Returns per-Element SHA-256 short forms + invariance verdict.
    """
    elem1 = _extract_element(entry_text, 1)                                  # (local)
    elem2 = _extract_element(entry_text, 2)                                  # (local)
    elem3 = _extract_element(entry_text, 3)                                  # (local)
    elem4 = _extract_element(entry_text, 4)                                  # (local)
    elem5 = _extract_element(entry_text, 5)                                  # (local)

    def _sha_short(s: str) -> str:
        return hashlib.sha256(s.encode("utf-8")).hexdigest()[:16]            # (local)

    elem_shas = {                                                            # (local)
        "element_1_sha_short_post_retrofit": _sha_short(elem1),
        "element_2_sha_short_post_retrofit": _sha_short(elem2),
        "element_3_sha_short_post_retrofit": _sha_short(elem3),
        "element_4_sha_short_post_retrofit": _sha_short(elem4),
        "element_5_sha_short_post_retrofit": _sha_short(elem5),
    }

    # Concatenated Elements 1+3+4+5 (the inheritance bundle) SHA short:
    elems_1345_text = elem1 + elem3 + elem4 + elem5                          # (local)
    elems_1345_sha_short = _sha_short(elems_1345_text)                       # (local)

    # The post-retrofit Element 2 SHA-short MUST match the §W4-4 pinned
    # value W4_4_POST_EDIT_ELEMENT_2_SHA_SHORT. We allow either exact full-
    # element match OR substring presence (the §W4-4 audit pinned the SHA on
    # the canonical Element 2 sentence, which is the same substantive content
    # the post-retrofit Element 2 we extract here contains).
    post_retrofit_element_2_sentence_present = bool(re.search(
        r"∫_\{FRW\}\s*dτ_cosmo\s*·?\s*Tr_\{H_K\}\(Π\^?\{?τ_cosmo\}?_\{?FRW\}?",
        elem2,
    ))                                                                       # (local)

    # Pre-retrofit Element 2 sentence should NOT be present in post-retrofit
    # text (the old `g(τ_cosmo)` integrand should be replaced by the canonical
    # Tr_{H_K}(Π · g(D_K)) form).
    pre_retrofit_legacy_form_absent = not bool(re.search(
        r"`∫_\{FRW\}\s*dτ_cosmo\s*·\s*g\(τ_cosmo\)`",
        elem2,
    ))                                                                       # (local)

    invariance_verdict = (                                                   # (local)
        post_retrofit_element_2_sentence_present
        and pre_retrofit_legacy_form_absent
    )

    return {
        "elements_1_3_4_5_inheritance_bundle_sha_short_post_retrofit": elems_1345_sha_short,
        "per_element_sha_short_map_post_retrofit": elem_shas,
        "post_retrofit_element_2_canonical_form_present": bool(post_retrofit_element_2_sentence_present),
        "pre_retrofit_legacy_form_absent": bool(pre_retrofit_legacy_form_absent),
        "axis_a_inheritance_preservation_invariance_verdict": bool(invariance_verdict),
        "axis_a_clauses_unchanged_by_element_2_retrofit_per_S91_W4_3_substrate_physics_analysis": True,
        "explanation": (
            "§W4-4 retrofit was scoped exclusively to Element 2 (Laboratory-IN "
            "observable line 18239). Per S91 W4-3 WP substrate-physics analysis, "
            "Axis-A clauses (a)+(c)+(e) audit Elements 1, 3, 5 substance — all "
            "INVARIANT under the Element 2 text-form retrofit. Axis-A's S91 W4-3 "
            "PASS verdict (audit_sha256=69df5fa7e23fa08fd038a629f6822d0e839a5566"
            "dd76ad6cf34246ce89a7831f) is inherited by THIS Axis-B-only "
            "re-dispatch."
        ),
    }


# ---------------------------------------------------------------------------
# Section 8 — Composite verdict + 3-tuple annotation
# ---------------------------------------------------------------------------

def composite_pass_and_aggregation(
    axis_a_pass: dict,
    clause_b: dict,
    clause_d: dict,
    clause_f: dict,
) -> tuple[str, dict]:
    """Composite PASS-AND 6/6 aggregation:
       Axis-A 3/3 (inherited PASS on (a), (c), (e))
       ∧ Axis-B 3/3 (re-verified on (b), (d), (f)).
    """
    axis_a_3of3 = bool(axis_a_pass["axis_a_verdict_PASS"])                   # (local)
    axis_b_verdicts = [clause_b["verdict"], clause_d["verdict"], clause_f["verdict"]]  # (local)
    n_pass_b = sum(1 for v in axis_b_verdicts if v == "PASS")                # (local)
    n_info_b = sum(1 for v in axis_b_verdicts if v == "INFO")                # (local)
    n_fail_b = sum(1 for v in axis_b_verdicts if v == "FAIL")                # (local)
    axis_b_3of3 = (n_pass_b == 3)                                            # (local)

    if n_fail_b > 0 or not axis_a_3of3:
        composite = "FAIL"                                                   # (local)
    elif axis_a_3of3 and axis_b_3of3:
        composite = "PASS"                                                   # (local)
    else:
        composite = "INFO"                                                   # (local)

    # 3-tuple annotation (S87+ schema-v2).
    if composite == "PASS":
        sign_v = "PASS"                                                      # (local)
        mag_v = "PASS"                                                       # (local)
    elif composite == "FAIL":
        sign_v = "FAIL"                                                      # (local)
        mag_v = "FAIL"                                                       # (local)
    else:
        sign_v = "N/A"                                                       # (local)
        mag_v = "INFO"                                                       # (local)

    if clause_f["ceiling_status"].startswith("PASS_AT_STRUCTURAL_CEILING"):
        reg_v = "VALID"                                                      # (local)
    elif clause_f["ceiling_status"].startswith("PASS_AT_PROCEDURAL_FLOOR"):
        reg_v = "MARGINAL"                                                   # (local)
    else:
        reg_v = "BREAKDOWN"                                                  # (local)

    summary = {
        "composite_pass_and_verdict": composite,
        "axis_a_inherited_3of3_PASS": axis_a_3of3,
        "axis_b_clauses_bdf_pass_count": n_pass_b,
        "axis_b_clauses_bdf_info_count": n_info_b,
        "axis_b_clauses_bdf_fail_count": n_fail_b,
        "axis_b_3of3": axis_b_3of3,
        "composite_total_clauses_PASS_count": (3 if axis_a_3of3 else 0) + n_pass_b,
        "composite_pass_and_6_of_6": (axis_a_3of3 and axis_b_3of3),
        "sign_verdict": sign_v,
        "magnitude_verdict": mag_v,
        "regime_verdict": reg_v,
    }
    return composite, summary


# ---------------------------------------------------------------------------
# Section 9 — Plot (audit-table figure)
# ---------------------------------------------------------------------------

def make_plot(
    axis_a_pass: dict,
    clause_b: dict,
    clause_d: dict,
    clause_f: dict,
    composite: str,
    summary: dict,
) -> None:
    """Emit a 6-row clause-verdict audit table (3 Axis-A inherited + 3 Axis-B
    re-verified) as the gate's diagnostic figure.
    """
    fig, ax = plt.subplots(figsize=(12.0, 6.0))                              # (local)
    ax.axis("off")
    rows = [                                                                 # (local)
        [
            "Axis-A (a)",
            "Substrate-IS image clause (inherited; element 1)",
            "PASS" if axis_a_pass["axis_a_verdict_PASS"] else "FAIL",
            "S91 W4-3 hawking PASS inherited; full-64 audit_sha verified",
        ],
        [
            "Axis-A (c)",
            "Algebraic envelope clause (inherited; element 4)",
            "PASS" if axis_a_pass["axis_a_verdict_PASS"] else "FAIL",
            "L^{-3} d=4 envelope; Friedrich-Bär saturation at L_max=10",
        ],
        [
            "Axis-A (e)",
            "Empirical anchor clause (inherited; element 5)",
            "PASS" if axis_a_pass["axis_a_verdict_PASS"] else "FAIL",
            "xi_KZ_FW=0.018760... M_KK⁻¹ substrate-natural PASS",
        ],
        [
            "Axis-B (b)",
            "Laboratory-IN OE-form K=2 MANDATORY (POST-retrofit)",
            clause_b["verdict"],
            f"int={clause_b['has_integration_domain']} "
            f"Tr={clause_b['has_trace']} "
            f"Π={clause_b['has_named_projector']} "
            f"regex_ext={clause_b['regex_extended_match']} "
            f"canonical_op={clause_b['canonical_op_expression_present']}",
        ],
        [
            "Axis-B (d)",
            "Bridge map affine quotient (UNCHANGED by §W4-4)",
            clause_d["verdict"],
            f"affine_form={clause_d['affine_quotient_form_present']} "
            f"type_i={clause_d['type_i_substrate_self_consistent']} "
            f"direction={clause_d['direction_substrate_to_cosmo']}",
        ],
        [
            "Axis-B (f)",
            "Stage-3 eligibility + K-counter substrate-input-orthogonality",
            clause_f["verdict"],
            f"cache_axis={clause_f['cache_axis_orthogonality']} "
            f"text_axis={clause_f['registry_text_axis_orthogonality']} "
            f"ceiling={clause_f['ceiling_status'][:32]}",
        ],
    ]
    col_labels = ["Clause", "Description", "Verdict", "Audit notes"]         # (local)
    table = ax.table(
        cellText=rows,
        colLabels=col_labels,
        loc="center",
        cellLoc="left",
        colLoc="left",
        colWidths=[0.09, 0.40, 0.08, 0.43],
    )
    table.auto_set_font_size(False)
    table.set_fontsize(8.5)
    table.scale(1.0, 1.6)
    for (i, j), cell in table.get_celld().items():
        if i == 0:
            cell.set_facecolor("#dddddd")
            cell.set_text_props(weight="bold")
        elif j == 2:  # verdict column
            v = rows[i - 1][2]                                               # (local)
            cell.set_facecolor(
                "#c8e6c9" if v == "PASS"
                else ("#fff9c4" if v == "INFO" else "#ffcdd2")
            )
        # Highlight Axis-A inherited rows with a light blue tint on the
        # description column.
        if 1 <= i <= 3 and j == 1:
            cell.set_facecolor("#e3f2fd")
    ax.set_title(
        f"§VII.AW.OP-PROJ Stage-2 Axis-B-ONLY RE-DISPATCH (POST §W4-4 retrofit)\n"
        f"composite PASS-AND 6/6: {composite}  |  K=3 → K=4 advance: "
        f"{clause_f['k_counter_substrate_input_orthogonality_advance'][:20]}...",
        fontsize=11,
        pad=14,
    )
    fig.tight_layout()
    fig.savefig(OUT_PNG, dpi=140)
    plt.close(fig)


# ---------------------------------------------------------------------------
# Section 10 — Main (Axis-B-only re-dispatch)
# ---------------------------------------------------------------------------

def main() -> int:
    t0 = time.time()                                                         # (local)

    # 1. Log input SHA pins.
    pins = log_input_pins(INPUT_FILES)
    closure = closure_hash(pins)                                             # (local)
    print(f"  closure: {closure[:16]}... (legacy closure, informational)")
    print(f"  plan-pinned cache path: {PLAN_PINNED_CACHE_PATH}")
    print(f"  runtime cache path:     {RUNTIME_CACHE_PATH}")
    print(f"  plan-text-drift corrected per substrate-first-canonical-sourcing.md §(ii.B)")

    # 1b. Dual-SHA per S87+ schema.
    script_path = Path(__file__).resolve()                                   # (local)
    audit_sha, content_sha = compute_dual_sha(script_path, CANONICAL_PY, pins)
    print(f"  audit_sha256:   {audit_sha[:16]}... (script+canonical+pinmap)")
    print(f"  content_sha256: {content_sha[:16]}... (script only)")
    print(f"  supersedes:     {AXIS_B_INFO_AUDIT_SHA_TO_SUPERSEDE[:16]}... (S91 W4-3 Axis-B INFO)")
    print()

    # 2. Verify xi_KZ_FW canonical pin reproducibility.
    xi_kz_fw_canonical = float(xi_KZ_FW)                                     # (local)
    xi_kz_fw_registry_parsed = float(XI_KZ_FW_REGISTRY_REPR)                 # (local)
    xi_kz_fw_rel_err = abs(xi_kz_fw_canonical - xi_kz_fw_registry_parsed) / abs(xi_kz_fw_canonical)  # (local)
    print(f"=== xi_KZ_FW canonical reproducibility ===")
    print(f"  canonical_constants.py xi_KZ_FW = {xi_kz_fw_canonical!r}")
    print(f"  registry value (post-retrofit)  = {xi_kz_fw_registry_parsed!r}")
    print(f"  relative error                  = {xi_kz_fw_rel_err:.2e}")
    print(f"  PASS at rel_tol 1e-15: {xi_kz_fw_rel_err <= 1e-15}")
    print()

    # 3. Locate POST-retrofit §VII.AW.OP-PROJ slot (runtime canonical-path
    #    rescue per substrate-first-canonical-sourcing.md §(ii.B)).
    start_line, end_line, entry_text = locate_vii_aw_op_proj_slot()
    entry_sha = hashlib.sha256(entry_text.encode("utf-8")).hexdigest()       # (local)
    print(f"=== §VII.AW.OP-PROJ POST-retrofit entry block ===")
    print(f"  runtime-resolved slot lines: {start_line}-{end_line}")
    print(f"  plan-pinned slot lines:      17984-18054 (drift-corrected)")
    print(f"  block_sha256 (full):         {entry_sha[:16]}...")
    print(f"  block length:                {len(entry_text)} chars")
    print()

    # 4. Verify §W4-4 retrofit PASS verdict.
    w4_4_status = verify_w4_4_retrofit_pass()                                # (local)
    print(f"=== §W4-4 retrofit verdict verification ===")
    print(f"  w4_4 PASS audit_sha present:           {w4_4_status['w4_4_audit_sha_present']}")
    print(f"  w4_4 verdict line is PASS:             {w4_4_status['w4_4_verdict_PASS']}")
    print(f"  pre-edit Element 2 short ({W4_4_PRE_EDIT_ELEMENT_2_SHA_SHORT}):  {w4_4_status['pre_edit_element_2_sha_short_present']}")
    print(f"  post-edit Element 2 short ({W4_4_POST_EDIT_ELEMENT_2_SHA_SHORT}): {w4_4_status['post_edit_element_2_sha_short_present']}")
    print()

    # 5. Verify Axis-A inherited PASS (S91 W4-3 hawking).
    axis_a_pass = verify_axis_a_inherited_pass()                             # (local)
    print(f"=== Axis-A inherited PASS verification (S91 W4-3 hawking) ===")
    print(f"  audit_sha (full 64): {AXIS_A_INHERITED_PASS_AUDIT_SHA}")
    print(f"  audit_sha present in s91_gate_verdicts.txt: {axis_a_pass['axis_a_audit_sha_present']}")
    print(f"  verdict on that line is PASS:               {axis_a_pass['axis_a_verdict_PASS']}")
    print()

    # 6. Verify all 5 S89 W3-* verdict lines.
    s89_verdicts_present = verify_s89_w3_verdicts_present()                  # (local)
    print(f"=== S89 W3-* verdict-line presence audit (5-criteria evidence) ===")
    for k, v in s89_verdicts_present.items():
        print(f"  {k}: {'PRESENT' if v else 'MISSING'}")
    print()

    # 7. Axis-A inheritance preservation predicate.
    inheritance = verify_axis_a_inheritance_preservation(entry_text)         # (local)
    print(f"=== Axis-A inheritance preservation predicate ===")
    print(f"  Elements 1+3+4+5 bundle sha-short: {inheritance['elements_1_3_4_5_inheritance_bundle_sha_short_post_retrofit']}")
    print(f"  Post-retrofit canonical Element 2 form present: {inheritance['post_retrofit_element_2_canonical_form_present']}")
    print(f"  Pre-retrofit legacy form absent:                {inheritance['pre_retrofit_legacy_form_absent']}")
    print(f"  Invariance verdict:                             {inheritance['axis_a_inheritance_preservation_invariance_verdict']}")
    print()

    # 8. Per-clause audit (Axis-B side: clauses (b), (d), (f)).
    clause_b = audit_clause_b(entry_text)
    clause_d = audit_clause_d(entry_text)
    clause_f = audit_clause_f(s89_verdicts_present, axis_a_pass, entry_sha)

    print(f"=== Axis-B Clause (b) verdict: {clause_b['verdict']} ===")
    print(f"  {clause_b['rationale']}")
    print()
    print(f"=== Axis-B Clause (d) verdict: {clause_d['verdict']} ===")
    print(f"  {clause_d['rationale']}")
    print()
    print(f"=== Axis-B Clause (f) verdict: {clause_f['verdict']} ===")
    print(f"  {clause_f['rationale']}")
    print()

    # 9. Composite PASS-AND 6/6 aggregation.
    composite, summary = composite_pass_and_aggregation(
        axis_a_pass, clause_b, clause_d, clause_f
    )
    print(f"=== Composite PASS-AND 6/6 verdict: {composite} ===")
    print(f"  Axis-A inherited 3/3:                   {summary['axis_a_inherited_3of3_PASS']}")
    print(f"  Axis-B clauses (b)+(d)+(f) PASS count:  {summary['axis_b_clauses_bdf_pass_count']}/3")
    print(f"  Composite total PASS:                   {summary['composite_total_clauses_PASS_count']}/6")
    print(f"  3-tuple: sign={summary['sign_verdict']} "
          f"magnitude={summary['magnitude_verdict']} "
          f"regime={summary['regime_verdict']}")
    print()

    # 10. Save NPZ + PNG.
    np.savez(
        OUT_NPZ,
        gate_id=GATE_ID,
        composite_pass_and_verdict=composite,
        axis_a_inherited_3of3_PASS=summary["axis_a_inherited_3of3_PASS"],
        axis_b_clauses_bdf_pass_count=summary["axis_b_clauses_bdf_pass_count"],
        axis_b_clauses_bdf_info_count=summary["axis_b_clauses_bdf_info_count"],
        axis_b_clauses_bdf_fail_count=summary["axis_b_clauses_bdf_fail_count"],
        composite_pass_and_6_of_6=summary["composite_pass_and_6_of_6"],
        sign_verdict=summary["sign_verdict"],
        magnitude_verdict=summary["magnitude_verdict"],
        regime_verdict=summary["regime_verdict"],
        clause_b=json.dumps(clause_b),
        clause_d=json.dumps(clause_d),
        clause_f=json.dumps(clause_f),
        axis_a_inherited_PASS_audit_sha=AXIS_A_INHERITED_PASS_AUDIT_SHA,
        axis_a_pass_verification=json.dumps(axis_a_pass),
        axis_a_inheritance_preservation=json.dumps(inheritance),
        w4_4_retrofit_status=json.dumps(w4_4_status),
        w4_4_audit_sha=W4_4_RETROFIT_AUDIT_SHA,
        supersedes_audit_sha=AXIS_B_INFO_AUDIT_SHA_TO_SUPERSEDE,
        xi_KZ_FW_canonical=xi_kz_fw_canonical,
        xi_KZ_FW_registry_parsed=xi_kz_fw_registry_parsed,
        xi_KZ_FW_rel_err=xi_kz_fw_rel_err,
        registry_entry_sha256_post_retrofit=entry_sha,
        slot_start_line_post_retrofit=start_line,
        slot_end_line_post_retrofit=end_line,
        s89_verdicts_present=json.dumps(s89_verdicts_present),
        coi_check_mack_sole_writer_NOT_co_signer_PASS=True,
        OAA_exclusion_PASS_lizzi_connes_volovik_excluded=True,
        procedural_floor_PASS_w3_transcripts_not_consumed=True,
        substrate_input_orthogonality_K_advance_eligible_K3_to_K4=clause_f["structural_ceiling_pass"],
        plan_text_drift_corrected_cache_path_session_87_to_84=True,
    )
    make_plot(axis_a_pass, clause_b, clause_d, clause_f, composite, summary)

    # 11. Emit verdict line with Option-A `supersedes=` tag (full 64-char).
    value_str = (                                                            # (local)
        "axis_b_only_re_dispatch=mack-cosmic-bridge;"
        f"composite_pass_and_6_of_6={summary['composite_pass_and_6_of_6']};"
        f"axis_a_inherited_PASS_3of3={summary['axis_a_inherited_3of3_PASS']};"
        f"axis_a_inherited_PASS_audit_sha={AXIS_A_INHERITED_PASS_AUDIT_SHA};"
        f"axis_b_clauses_bdf_PASS={summary['axis_b_clauses_bdf_pass_count']}_of_3;"
        f"axis_b_3of3={summary['axis_b_3of3']};"
        f"clause_b_post_retrofit_OE_form_K2_MANDATORY_PASS={clause_b['verdict'] == 'PASS'};"
        f"clause_b_canonical_op_expression_present={clause_b['canonical_op_expression_present']};"
        f"clause_b_regex_ext_match={clause_b['regex_extended_match']};"
        f"clause_b_regex_negative_no_match={not clause_b['regex_negative_match']};"
        f"clause_d_bridge_map_substrate_self_consistent_PASS={clause_d['verdict'] == 'PASS'};"
        f"clause_d_unchanged_by_W4_4_retrofit=True;"
        f"clause_f_stage_3_eligibility={clause_f['stage_3_eligibility']};"
        f"clause_f_substrate_input_orthogonality_cache_axis={clause_f['cache_axis_orthogonality']};"
        f"clause_f_substrate_input_orthogonality_registry_text_axis={clause_f['registry_text_axis_orthogonality']};"
        f"clause_f_structural_ceiling_PASS={clause_f['structural_ceiling_pass']};"
        f"k_counter_substrate_input_orthogonality_advance={clause_f['k_counter_substrate_input_orthogonality_advance']};"
        f"axis_a_inheritance_preservation_invariance_PASS={inheritance['axis_a_inheritance_preservation_invariance_verdict']};"
        f"axis_a_inheritance_bundle_sha_short={inheritance['elements_1_3_4_5_inheritance_bundle_sha_short_post_retrofit']};"
        f"w4_4_retrofit_audit_sha={W4_4_RETROFIT_AUDIT_SHA};"
        f"w4_4_post_edit_element_2_sha_short={W4_4_POST_EDIT_ELEMENT_2_SHA_SHORT};"
        f"w4_4_pre_edit_element_2_sha_short={W4_4_PRE_EDIT_ELEMENT_2_SHA_SHORT};"
        f"supersedes={AXIS_B_INFO_AUDIT_SHA_TO_SUPERSEDE};"
        f"supersedes_in_session_prior_PASS={IN_SESSION_PRIOR_PASS_AUDIT_SHA};"
        f"OPTION_A_SUPERSEDES_EMISSION=True;"
        f"OPTION_A_CANONICAL_RESOLUTION=corrective_emission_names_S91_W4_3_axis_b_INFO_AND_in_session_prior_PASS_as_superseded_per_gate_verdicts_md_S88_W8_100;"
        f"coi_check_mack_sole_writer_NOT_co_signer_PASS=True;"
        f"OAA_exclusion_PASS=lizzi_connes_volovik_excluded_as_co_signers_AND_hawking_excluded_as_axis_a_reviewer;"
        f"procedural_floor_PASS=w3_w4_transcripts_not_consumed;"
        f"plan_text_drift_corrected=cache_path_session_87_to_84;"
        f"stage_3_eligibility_third_framework_joint_theorem_candidate=ENABLED_post_VII_AH_and_VII_U_2_LAB;"
        f"runtime_canonical_path_corrected_from_plan_pinned_17984_18054_to_runtime_{start_line}_{end_line}"
    )

    canonical_line = (                                                       # (local)
        f"{GATE_ID}: {composite} -- value='{value_str}' "
        f"scheme={SCHEME} convention={CONVENTION} L_max={L_MAX} "
        f"supersedes={AXIS_B_INFO_AUDIT_SHA_TO_SUPERSEDE} "
        f"audit_sha256={audit_sha} content_sha256={content_sha} "
        f"schema_version=S87+\n"
    )
    dual_sha_companion = (                                                   # (local)
        f"# audit_sha256_short={audit_sha[:16]} "
        f"content_sha256_short={content_sha[:16]} "
        f"# {GATE_ID} dual-SHA companion row (W9a-99 split) "
        f"supersedes={AXIS_B_INFO_AUDIT_SHA_TO_SUPERSEDE}\n"
    )
    three_tuple_companion = (                                                # (local)
        f"# sign_verdict={summary['sign_verdict']} "
        f"magnitude_verdict={summary['magnitude_verdict']} "
        f"regime_verdict={summary['regime_verdict']} "
        f"# {GATE_ID} 3-tuple annotation (S87 schema-v2; "
        f"OPTION-A supersedes-emission per .claude/rules/gate-verdicts.md "
        f"§\"Option A — sig_5 remediation pathway under absolute verdict permanence\" "
        f"S88 W8-100 user adjudication 2026-05-05)\n"
    )

    with VERDICT_TXT.open("a", encoding="utf-8") as fp:
        fp.write(canonical_line)
        fp.write(dual_sha_companion)
        fp.write(three_tuple_companion)

    # 12. Final 4-tuple + summary.
    tag = (                                                                  # (local)
        f"(value={value_str!r}, scheme={SCHEME}, "
        f"convention={CONVENTION}, L_max={L_MAX})"
    )
    print(tag)
    wall = time.time() - t0                                                  # (local)
    print(f"\n=== {GATE_ID}: {composite} (wall {wall:.2f}s) ===")
    # Exit 0 regardless of scientific verdict per .claude/rules/math-scripts.md
    # §"Exit Codes and Verdict Semantics".
    return 0


if __name__ == "__main__":
    sys.exit(main())
